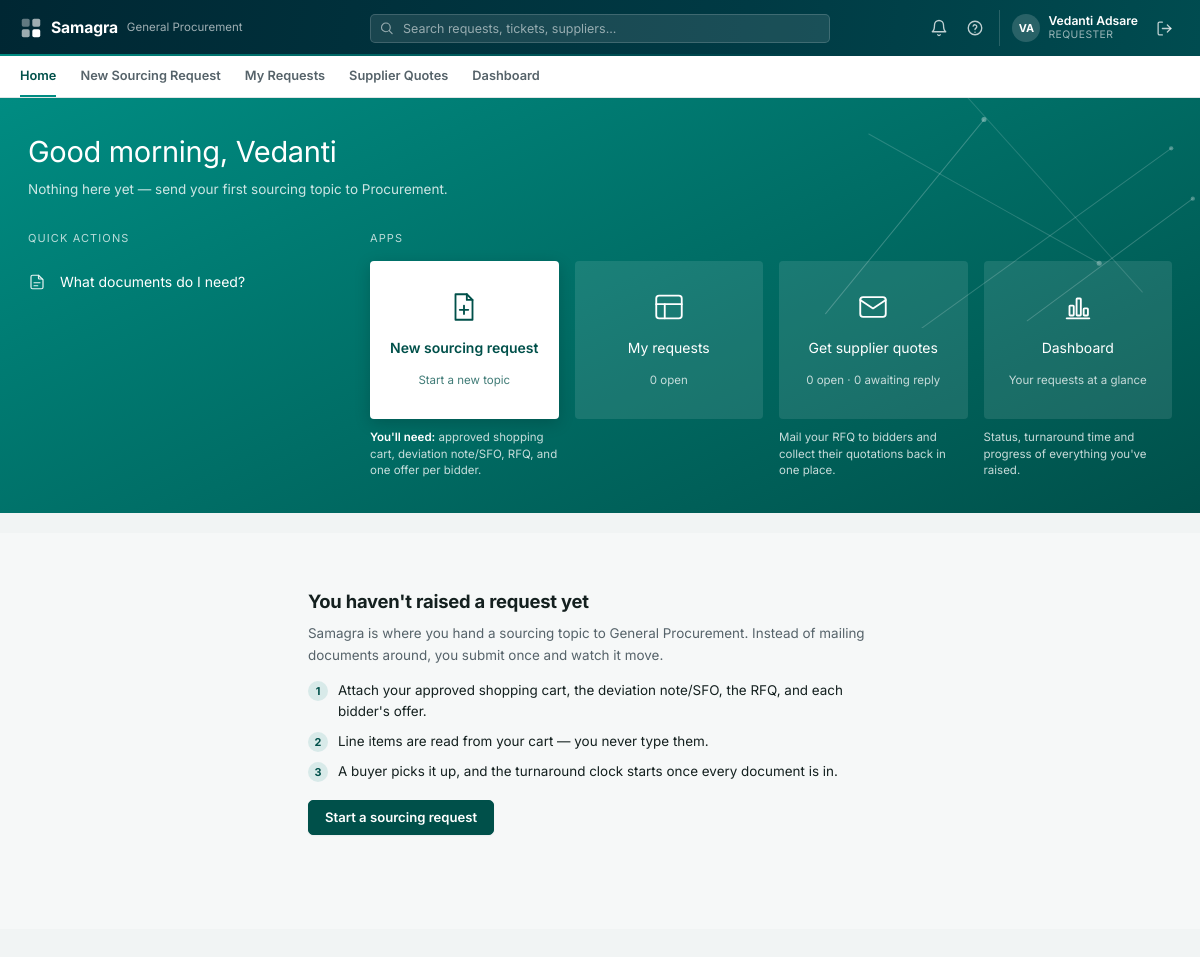
Screenshot of /home (signed in) with the database file from the repository.
### tables this page shows
CREATE TABLE users (
    email           TEXT PRIMARY KEY,
    name            TEXT NOT NULL,
    salt            TEXT NOT NULL,
    password_hash   TEXT NOT NULL,
    created_at      TIMESTAMP NOT NULL
);

### main.py (the view)
@app.get("/home", response_class=HTMLResponse)
async def home(request: Request, user=Depends(require_login)):
    from datetime import datetime
    if user.get("is_admin"):
        return RedirectResponse(url="/dashboard", status_code=303)
    if user["role"] == "buyer":
        from routers.buyer_routes import buyer_home_context
        context = buyer_home_context(user)
        template = "buyer/home.html"
    else:
        from routers.requester_routes import requester_home_context
        context = requester_home_context(user)
        template = "requester/home.html"
    context.update({"user": user, "nav_page": "home", "now_hour": datetime.now().hour})
    return templates.TemplateResponse(request, template, context)

### templates/requester/home.html (shortened to what this page needs)
{% extends "base.html" %}
{% block hero %}
<div class="sf-hero-band sf-home-hero">
    <div class="sf-hero-inner">
        <h1 class="sf-home-greeting">Good {{ "morning" if now_hour < 12 else ("afternoon" if now_hour < 17 else "evening") }}, {{ user.name.split(" ")[0] }}</h1>
        {% if cases_count == 0 %}
        <p class="sf-home-subtitle">Nothing here yet — send your first sourcing topic to Procurement.</p>
        {% else %}
        <p class="sf-home-subtitle">{{ waiting_on_you }} request{{ "s" if waiting_on_you != 1 }} {{ "is" if waiting_on_you == 1 else "are" }} waiting on you. {{ with_procurement }} {{ "is" if with_procurement == 1 else "are" }} with procurement.</p>
        {% endif %}
        <div class="sf-home-cols">
            <div>
                <div class="sf-home-eyebrow">Quick actions</div>
                <div class="sf-home-quick">
                    <a href="mailto:procurement.intake.demo@outlook.com?subject=What documents do I need?">
                        What documents do I need?
                    </a>
                </div>
            </div>
            <div>
                <div class="sf-home-eyebrow">Apps</div>
                <div class="sf-home-tiles">
                    <div class="sf-home-tilecol">
                        <a class="sf-home-tile sf-home-tile--primary" href="/requests/new">
                            <svg width="34" height="34" viewBox="0 0 24 24" fill="none" stroke="currentColor" stroke-width="1.3" stroke-linecap="round" stroke-linejoin="round"><path d="M6 3h8l4 4v14H6z"></path><path d="M14 3v4h4"></path><path d="M12 11v6M9 14h6"></path></svg>
                            <span class="sf-home-tile__title">New sourcing request</span>
                            <span class="sf-home-tile__sub">Start a new topic</span>
                        </a>
                        <div class="sf-home-tilehint"><b>You'll need:</b> approved shopping cart, deviation note/SFO, RFQ, and one offer per bidder.</div>
                    </div>
                    <div class="sf-home-tilecol">
                        <a class="sf-home-tile" href="/requests">
                            <svg width="34" height="34" viewBox="0 0 24 24" fill="none" stroke="#fff" stroke-width="1.3" stroke-linecap="round" stroke-linejoin="round"><rect x="3" y="4" width="18" height="16" rx="2"></rect><line x1="3" y1="10" x2="21" y2="10"></line><line x1="9" y1="10" x2="9" y2="20"></line></svg>
                            <span class="sf-home-tile__title">My requests</span>
                            <span class="sf-home-tile__sub">{{ open_count }} open</span>
                        </a>
                    </div>
                    <div class="sf-home-tilecol">
                        <a class="sf-home-tile" href="/supplier-rfq">
                            <svg width="34" height="34" viewBox="0 0 24 24" fill="none" stroke="#fff" stroke-width="1.3" stroke-linecap="round" stroke-linejoin="round"><path d="M3 7l9 6 9-6"></path><rect x="3" y="5" width="18" height="14" rx="2"></rect></svg>
                            <span class="sf-home-tile__title">Get supplier quotes</span>
                            <span class="sf-home-tile__sub">{{ open_rfq_count }} open · {{ rfq_awaiting }} awaiting reply</span>
                        </a>
                        <div class="sf-home-tilehint">Mail your RFQ to bidders and collect their quotations back in one place.</div>
                    </div>
                    <div class="sf-home-tilecol">
                        <a class="sf-home-tile" href="/dashboard">
                            <span class="sf-home-tile__title">Dashboard</span>
                            <span class="sf-home-tile__sub">Your requests at a glance</span>
                        </a>
                        <div class="sf-home-tilehint">Status, turnaround time and progress of everything you've raised.</div>
                    </div>
                </div>
            </div>
        </div>
    </div>
</div>
{% endblock %}
{% block content %}
{% if cases_count > 0 %}
{% if things_to_finish %}
<h2 class="sf-section-header" style="margin-top:0;">Things to Finish</h2>
<p class="sf-caption" style="margin:-6px 0 16px;">Anything here is holding up your request.</p>
<div class="sf-home-attn__row">
    {% for c in things_to_finish %}
    <div class="sf-card sf-home-attn-card sf-home-attn-card--urgent"
         data-href="/requests/{{ c.id }}?tab=activity" tabindex="0">
        <div class="sf-home-attn-card__top">
            <span class="sf-home-attn-card__ref">{{ c.ticket_no }}</span>
            {{ c.status | status_chip }}
        </div>
        <h3>{{ c.topic_title }}</h3>
        <p>{{ c.next_step }}</p>
        <div class="sf-home-attn-card__foot">
            <span class="sf-home-attn-card__when">{{ c.updated_at | timestamp }}</span>
            <a href="/requests/{{ c.id }}?tab=activity" class="sf-btn sf-btn--primary sf-btn--sm">Open and reply</a>
        </div>
    </div>
    {% endfor %}
</div>
{% endif %}
{# Recent requests, whatever their state. "Things to Finish" is empty most of
   the time - which is good news, but it left the page looking as though there
   were no requests at all. #}
{% if recent_requests %}
<h2 class="sf-section-header" style="margin-top:32px;">Your recent requests</h2>
<p class="sf-caption" style="margin:-6px 0 16px;">The three you've touched most recently.</p>
<div class="sf-home-attn__row">
    {% for c in recent_requests %}
    <div class="sf-card sf-home-attn-card sf-home-attn-card--{{ 'done' if c.closed_on else ('waiting' if c.status == 'ENQUIRED' else 'calm') }}"
         data-href="/requests/{{ c.id }}" tabindex="0">
        <div class="sf-home-attn-card__top">
            <span class="sf-home-attn-card__ref">{{ c.ticket_no }}</span>
            {{ c.status | status_chip }}
        </div>
        <h3>{{ c.topic_title }}</h3>
        <p>{{ c.next_step }}</p>
        <div class="sf-home-card__meta">
            {{ c | money }}{% if c.closed_on %} · PO released {{ c.closed_on | date }}{% elif c.expected_po_closure %} · PO due {{ c.expected_po_closure | date }}{% endif %}
        </div>
        <div class="sf-home-attn-card__foot">
            <span class="sf-home-attn-card__when">{{ c.updated_at | timestamp }}</span>
            <a href="/requests/{{ c.id }}" class="sf-btn sf-btn--ghost sf-btn--sm">Open</a>
        </div>
    </div>
    {% endfor %}
</div>
{% endif %}
<a href="/requests" class="sf-caption" style="display:inline-block;margin-top:20px;">
    {% if more_requests %}See all {{ cases_count }} requests ({{ more_requests }} more){% else %}Show all my requests{% endif %}
</a>
{% else %}
<div class="sf-home-empty" style="margin:0 -28px;">
    <div class="sf-content sf-home-empty__box">
        <h2>You haven't raised a request yet</h2>
        <p>Samagra is where you hand a sourcing topic to General Procurement. Instead of mailing documents around, you submit once and watch it move.</p>
        <ul class="sf-home-steps">
            <li><i>1</i><span>Attach your approved shopping cart, the deviation note/SFO, the RFQ, and each bidder's offer.</span></li>
            <li><i>2</i><span>Line items are read from your cart — you never type them.</span></li>
            <li><i>3</i><span>A buyer picks it up, and the turnaround clock starts once every document is in.</span></li>
        </ul>
        <a href="/requests/new" class="sf-btn sf-btn--primary">Start a sourcing request</a>
    </div>
</div>
{% endif %}
{% endblock %}

### templates/base.html (shortened to what this page needs)
<!doctype html>
<html lang="en">
<head>
    <link rel="stylesheet" href="{{ asset_url('/static/css/base.css') }}">
    <link rel="stylesheet" href="{{ asset_url('/static/css/header.css') }}">
    <link rel="stylesheet" href="{{ asset_url('/static/css/forms.css') }}">
    <link rel="stylesheet" href="{{ asset_url('/static/css/queue.css') }}">
    <link rel="stylesheet" href="{{ asset_url('/static/css/login.css') }}">
    <link rel="stylesheet" href="{{ asset_url('/static/css/detail-hero.css') }}">
    <link rel="stylesheet" href="{{ asset_url('/static/css/new-request-form.css') }}">
    <link rel="stylesheet" href="{{ asset_url('/static/css/requester-home.css') }}">
    <link rel="stylesheet" href="{{ asset_url('/static/css/login-split.css') }}">
    <link rel="stylesheet" href="{{ asset_url('/static/css/confirm-success.css') }}">
    <link rel="stylesheet" href="{{ asset_url('/static/css/my-requests.css') }}">
    <link rel="stylesheet" href="{{ asset_url('/static/css/buyer-queue-list.css') }}">
    <link rel="stylesheet" href="{{ asset_url('/static/css/case-status.css') }}">
</head>
<body class="{% block body_class %}{% endblock %}">
{% import "_macros/icons.html" as ic %}
{% import "_macros/notification_panel.html" as np %}
{% if user %}
<div class="sf-shell-header">
    <div class="sf-shell-header__row">
        <a class="sf-shell-brand" href="/home" title="Home">
            <span class="sf-shell-brand__name">Samagra</span>
            <span class="sf-shell-brand__dept">General Procurement</span>
        </a>
        {% if not user.is_admin %}
        <form class="sf-shell-search" method="get" action="{{ '/queue' if user.role == 'buyer' else '/requests' }}">
            <input type="text" name="q" placeholder="Search requests, tickets, suppliers..." value="{{ request.query_params.get('q', '') }}">
        </form>
        {% else %}
        <div class="sf-shell-search" style="visibility:hidden;"></div>
        {% endif %}
        <div class="sf-shell-actions">
            {{ np.render(notifications) }}
            <a class="sf-shell-icon-btn" href="mailto:procurement.intake.demo@outlook.com" title="Help &amp; support">{{ ic.icon("help-circle", 18) }}</a>
            <div class="sf-shell-user">
                <span class="sf-avatar">{{ user.name | initials }}</span>
                <div class="sf-shell-user__meta">
                    <span class="sf-shell-user__name">{{ user.name }}</span>
                    <span class="sf-shell-user__role">{{ "Procurement head" if user.is_admin else ("Buyer (GP)" if user.role == "buyer" else "Requester") }}</span>
                </div>
            </div>
            <form class="sf-logout-form" method="post" action="/logout">
                <button type="submit" class="sf-shell-icon-btn" title="Log out">{{ ic.icon("log-out", 17) }}</button>
            </form>
        </div>
    </div>
</div>
{% if not hide_nav_tabs %}
<div class="sf-shell-subnav">
    <div class="sf-shell-subnav__row">
        {% if user.role == "requester" %}
        <a class="sf-shell-subnav__link {{ 'active' if nav_page == 'home' else '' }}" href="/home">Home</a>
        <a class="sf-shell-subnav__link {{ 'active' if nav_page == 'new_request' else '' }}" href="/requests/new">New Sourcing Request</a>
        <a class="sf-shell-subnav__link {{ 'active' if nav_page == 'my_requests' else '' }}" href="/requests">My Requests</a>
        <a class="sf-shell-subnav__link {{ 'active' if nav_page == 'supplier_rfq' else '' }}" href="/supplier-rfq">Supplier Quotes</a>
        <a class="sf-shell-subnav__link {{ 'active' if nav_page == 'dashboard' else '' }}" href="/dashboard">Dashboard</a>
        {% elif user.is_admin %}
        {# The procurement head monitors; the dashboard is the whole job. No
           queue, no cases of their own, no mailbox to work. #}
        <a class="sf-shell-subnav__link active" href="/dashboard">Dashboard</a>
        {% endif %}
    </div>
</div>
{% endif %}
{% endif %}
{% block hero %}{% endblock %}
<main class="sf-content {% block content_width %}{% endblock %}">
    {% block content %}{% endblock %}
</main>
</body>
</html>

### static/css/base.css (style rules this page uses)
:root { --sf-teal: #008C82; --sf-teal-deep: #00504A; --sf-teal-ink: #00726B; --sf-teal-wash: #EAF4F3; --sf-primary: var(--sf-teal-deep); --sf-primary-hover: #003B37; --sf-shell-bg: #002733; --sf-accent: var(--sf-teal-ink); --sf-accent-hover: var(--sf-teal-deep); --sf-bg: #F1F4F4; --sf-surface: #FFFFFF; --sf-surface-alt: #F6F8F8; --sf-border: #E0E5E6; --sf-border-strong: #C3CBCC; --sf-text: #14201F; --sf-text-muted: #56636A; --sf-text-faint: #87929A; --sf-danger: #B42318; --sf-danger-bg: #FBEAEA; --sf-warning: #B45309; --sf-warning-bg: #FEF2E1; --sf-success: #15803D; --sf-success-bg: #E5F5EA; --sf-info: #1D4ED8; --sf-info-bg: #E8F0FE; --sf-radius: 5px; --sf-radius-lg: 8px; --sf-shadow-sm: 0 1px 2px rgba(0, 39, 51, .05); --sf-shadow: 0 1px 2px rgba(0, 39, 51, .05), 0 4px 14px rgba(0, 39, 51, .05); --sf-shadow-lg: 0 12px 34px rgba(0, 39, 51, .14); --sf-shell-header-h: 56px; --sf-shell-nav-h: 42px; --sf-font: "Inter", "Segoe UI", system-ui, -apple-system, Roboto, Helvetica, Arial, sans-serif; }
* { box-sizing: border-box; }
html, body { margin: 0; padding: 0; }
body { background: var(--sf-bg); color: var(--sf-text); font-family: var(--sf-font); font-size: 13.5px; line-height: 1.55; -webkit-font-smoothing: antialiased; -moz-osx-font-smoothing: grayscale; font-feature-settings: "cv05" 1, "cv11" 1; }
h1, h2, h3 { text-wrap: balance; letter-spacing: -0.011em; }
a { color: var(--sf-accent); text-decoration: none; transition: color .12s ease; }
.sf-content { max-width: 1320px; margin: 0 auto; padding: 20px 28px 48px; }
.sf-btn { display: inline-flex; align-items: center; justify-content: center; gap: 6px; border: 1px solid transparent; border-radius: var(--sf-radius); padding: 8px 16px; font-size: 0.82rem; font-weight: 600; cursor: pointer; text-decoration: none; line-height: 1.3; font-family: inherit; white-space: nowrap; transition: background-color .14s ease, border-color .14s ease, box-shadow .14s ease, transform .08s ease; }
.sf-btn--primary { background: var(--sf-primary); color: #fff; border-color: var(--sf-primary); box-shadow: var(--sf-shadow-sm); }
.sf-avatar { display: inline-flex; align-items: center; justify-content: center; width: 28px; height: 28px; border-radius: 50%; background: rgba(255, 255, 255, 0.16); color: #fff; font-weight: 700; font-size: 0.68rem; flex-shrink: 0; }

### static/css/detail-hero.css (style rules this page uses)
:root { --sf-hero-teal: #008C82; --sf-hero-teal-deep: #00504A; --sf-oracle-red: #C74634; --sf-card-shadow: 0 1px 2px rgba(15, 23, 42, .06), 0 6px 18px rgba(15, 23, 42, .05); }
.sf-hero-band { position: relative; min-height: 160px; display: flex; flex-direction: column; justify-content: center; background: linear-gradient(155deg, var(--sf-hero-teal) 0%, var(--sf-hero-teal-deep) 100%); color: #fff; padding: 16px 28px; }
.sf-hero-band::before { content: ""; position: absolute; inset: 0; background-repeat: no-repeat; background-position: right top; background-size: 720px auto; pointer-events: none; }
.sf-hero-inner { position: relative; z-index: 1; max-width: 1320px; margin: 0 auto; width: 100%; }

### rows the page displays
users: name|initials "VA", name "Vedanti Adsare", name "Vedanti"

### other values shown
{{ open_count }} "0"
{{ open_rfq_count }} "0"
{{ rfq_awaiting }} "0"
